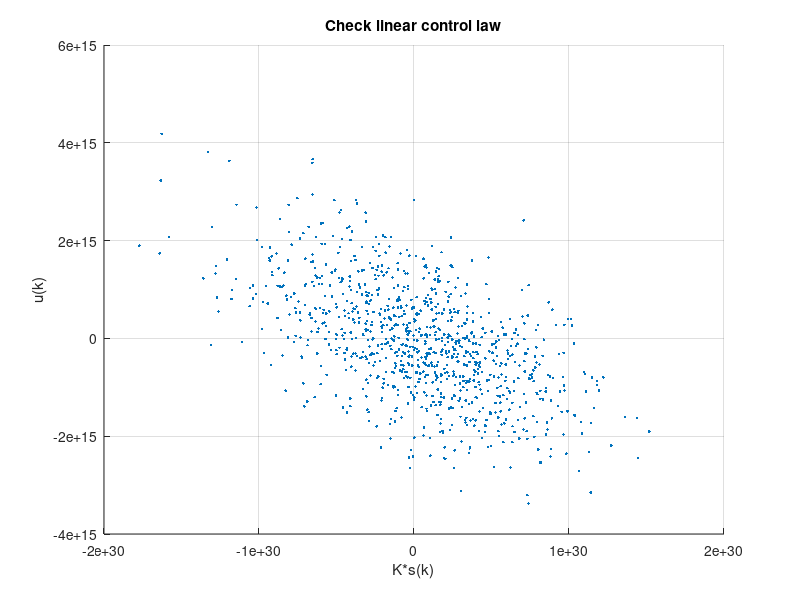

The MATLAB source for this figure:
N=1000;
u=zeros(1,N);
y= zeros(1,N);
C=1;
sigma=zeros(2,N);
omega=zeros(2,N);
z=zeros(5,N);
zbar=zeros(15,N);


%%dùng dynamic của hệ để lấy ra input
x=randn;
for k= 1:N
    y(k)= C*x;
    u(k)=randn;
    x= 0.8*x+u(k);
end    
 
for k=3:N-1
    sigma(:,k)=[u(k-1);u(k-2)];
    omega(:,k)=[y(k-1);y(k-2)];
    z(:,k)=[sigma(:,k); omega(:,k); u(k)];
end   

%%chuyển từ z sang zbar
for k=3:N
zk = z(:,k);

M = zk*zk.';        
zbar(:,k) = M(triu(true(length(zk))));
end

H=zeros(5);
H_old=zeros(5);
u_new=zeros(1,N);

for iter=1:100
    Phi=[];
    c=[];
    row=1;
    if iter>1
        if( norm(H-H_old)<1e-4)
            break;
        end
    end
    H_old=H;


%%giải pt bellman
row=1;
for k=3:N-1
    phi= zbar(:,k)-zbar(:,k+1);
    Phi(row,:)= phi';
    c(row) = y(k)^2 + u(k)^2;
    row=row+1;
 end    
Hbar= Phi \ c';


%chuyển từ Hbar về H
l = 5;
H = zeros(l,l);

idx = 1;
for i = 1:l
    for j = i:l
        H(i,j) = Hbar(idx);
        H(j,i) = Hbar(idx);   % vì H đối xứng
        idx = idx + 1;
    end
end

%%update policy mới
H_usigma= H(5,1:2);
H_uomega= H(5,3:4);
H_uu=H(5,5);
    for k=3:N-1
        sigma_k = z(1:2,k);
        omega_k= z(3:4,k);
        u_new(k)=-pinv(H_uu)*(H_usigma*sigma_k+ H_uomega*omega_k);
    end
    K = pinv(H_uu)*[H_usigma H_uomega];

    u=u_new;
    
H_error(iter) = norm(H - H_old);
end


s=zeros(4,N);
for k= 3:N
    s(:,k)=[u(k-1);u(k-2);y(k-1);y(k-2)];
end    


figure(1)
plot(H_error,'LineWidth',2)
xlabel('Iteration')
ylabel('||H_k - H_{k-1}||')
title('Convergence of H')
grid on

figure(2)
scatter(K*s(:,3:N),u(3:N),'.')
xlabel('K*s(k)')
ylabel('u(k)')
title('Check linear control law')
grid on


    
